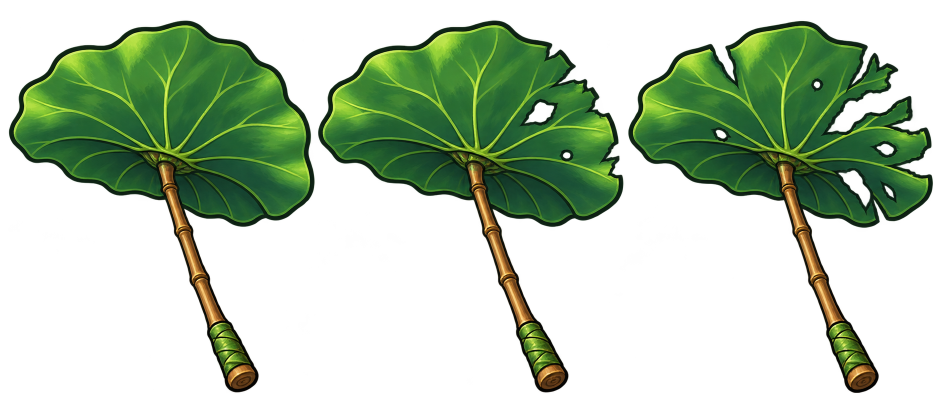
#> input picture scripts/assets/lotus_parasol_source.png, 1881 x 836 px (shown at 1/2 size)
$ python generate_waterside_fourth_assets.py
#> lines starting #> are read from the running program, lines starting #| are printed output that depends on the picture
"""Fit ImageGen equipment to the complete classic sunflower and zombie rigs.

Only deterministic atlas extraction, sizing and first-pose card composition are
performed here. The original articulated stem, petals, face and limbs survive.
Input/output hashes are locked; reruns reject unreviewed source drift.
"""
from pathlib import Path
import argparse
import hashlib
import json
import math
import xml.etree.ElementTree as ET
from PIL import Image

ROOT = Path(__file__).resolve().parents[1]
RES = ROOT / 'build/clang-release/resources'


def generate(update_lock=False):
#> called with update_lock = False
    inputs = [ROOT / 'scripts/assets/lotus_parasol_source.png',
              ROOT / 'scripts/assets/float_sunflower_leaves_source.png',
              RES / 'reanim/Sunflower.reanim', RES / 'reanim/NormalZombie.reanim']
    outputs = []

    def save(image, relative):
        path = RES / relative
        image.save(path)
        outputs.append(path)
        return image

    def fit(image, size):
        box = image.getchannel('A').point(lambda a: 255 if a >= 128 else 0).getbbox()
        assert box, 'Empty source silhouette'
        return image.crop(box).resize(size, Image.Resampling.LANCZOS)

    atlas = Image.open(inputs[0]).convert('RGBA')
#> atlas is the input picture: PIL image 1881x836 RGBA; mean R, G, B, A 20.8, 38.4, 15.5, 88.9
    for i, name in enumerate(('intact', 'damaged', 'broken')):
        region = atlas.crop((i*atlas.width//3, 0, (i+1)*atlas.width//3, atlas.height))
        save(fit(region, (128, 154)), f'image/reanim/LotusParasol_{name}.png')
#> this loop made 3 passes
#> box in fit on passes 1 to 3: (18, 41, 627, 785), (0, 41, 620, 785), (3, 42, 612, 786)
#> pass 1, in generate, `region = atlas.crop((i*atlas.width//3, 0, (i+1)*atlas.width//3, atlas...`:
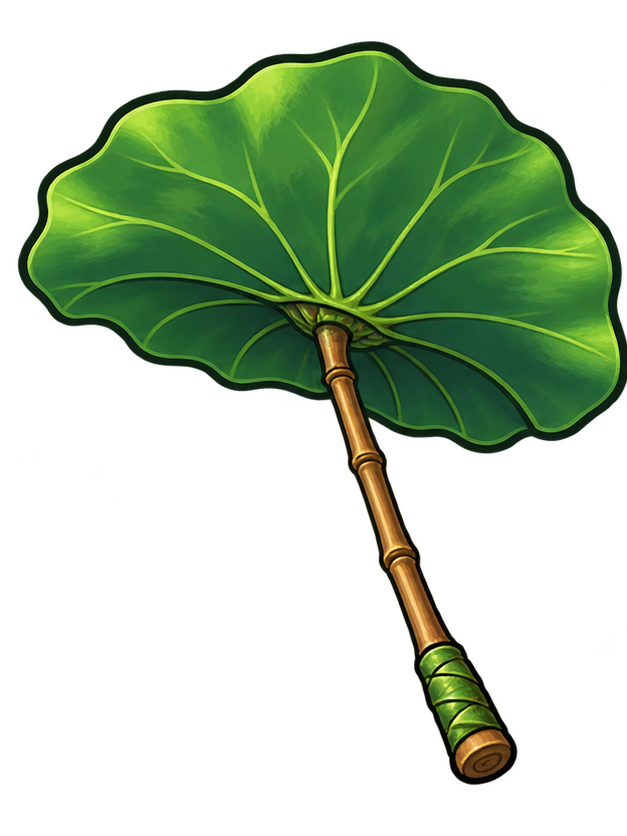
#> region: PIL image 627x836 RGBA; mean R, G, B, A 22.3, 40.9, 16.4, 92; transparent parts drawn white
#> pass 1, in save, `image.save(path)`:
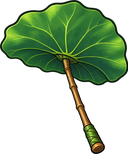
#> saved as LotusParasol_intact.png: PIL image 128x154 RGBA; mean R, G, B, A 25.9, 47.3, 18.9, 106.5; transparent parts drawn white
#> pass 2, in generate, `region = atlas.crop((i*atlas.width//3, 0, (i+1)*atlas.width//3, atlas...`:
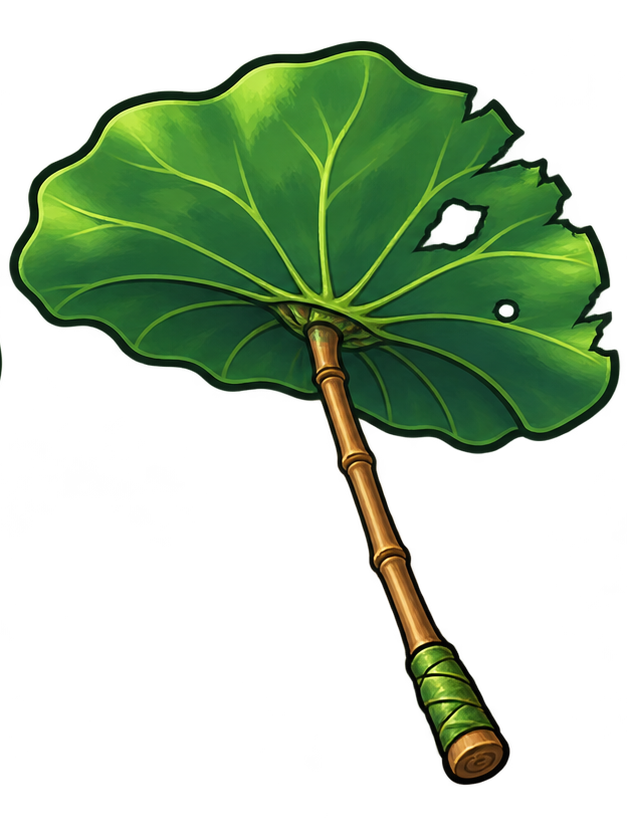
#> region: PIL image 627x836 RGBA; mean R, G, B, A 21.1, 39, 15.7, 89.8; transparent parts drawn white
#> pass 2, in save (call 2), `image.save(path)`:
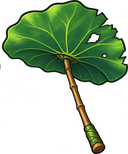
#> saved as LotusParasol_damaged.png: PIL image 128x154 RGBA; mean R, G, B, A 24.1, 44.3, 17.8, 102.2; transparent parts drawn white
#> after the loop:
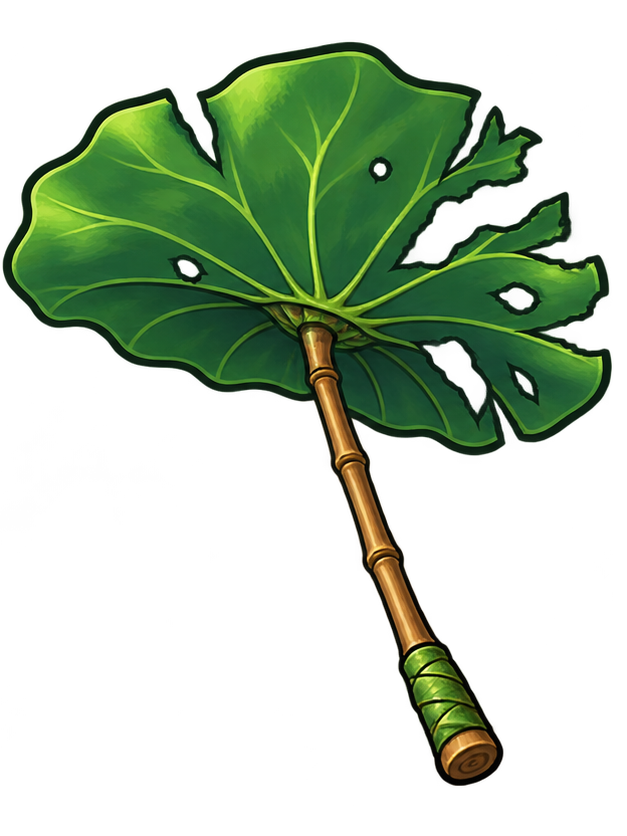
#> region: PIL image 627x836 RGBA; mean R, G, B, A 18.9, 35.3, 14.3, 85; transparent parts drawn white
    leaf = save(fit(Image.open(inputs[1]).convert('RGBA'), (160, 60)),
                'image/reanim/FloatSunflower_leaves.png')
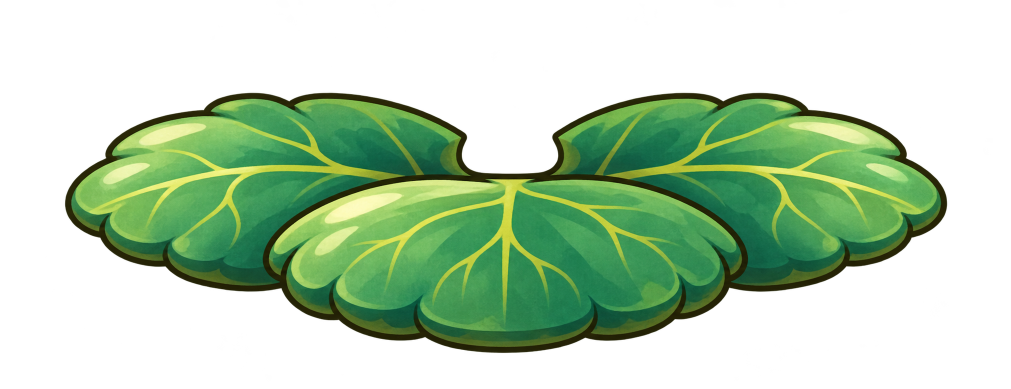
#> input picture scripts/assets/float_sunflower_leaves_source.png, 2022 x 778 px (shown at 1/2 size)
#> call 4 of fit, with size = (160, 60)
#> in fit (call 4), `box = image.getchannel('A').point(lambda a: 255 if a >= 128 else 0).ge..`: box = (130, 186, 1894, 706)
#> in fit (call 4), `return image.crop(box).resize(size, Image.Resampling.LANCZOS)`:
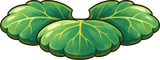
#> returned value: PIL image 160x60 RGBA; mean R, G, B, A 59.3, 103, 52.8, 177.7; transparent parts drawn white
    for source, name in [(inputs[2], 'FloatSunflower'), (inputs[3], 'LotusParasolZombie')]:
        destination = RES / f'reanim/{name}.reanim'
        destination.write_text(source.read_text(encoding='utf-8-sig'), encoding='utf-8', newline='')
        outputs.append(destination)
#> after the loop, outputs = 4 items

    rig = ET.fromstring('<root>' + inputs[2].read_text(encoding='utf-8-sig') + '</root>')
    hidden = {'backleaf', 'backleaf_left_tip', 'backleaf_right_tip',
              'frontleaf', 'frontleaf_left_tip', 'frontleaf_right_tip'}
    canvas = Image.new('RGBA', (720, 560))
    sprites = {p.stem.lower(): p for p in (RES / 'image/reanim').iterdir()
               if p.suffix.lower() in ('.png', '.jpg')}

    def composite(sprite, x, y, sx, sy, kx, ky):
        a, b = sx*math.cos(math.radians(kx))*4, -sy*math.sin(math.radians(ky))*4
        c, d = sx*math.sin(math.radians(kx))*4, sy*math.cos(math.radians(ky))*4
        det, tx, ty = a*d-b*c, x*4+160, y*4+110
        inv = (d/det, -b/det, (b*ty-d*tx)/det, -c/det, a/det, (c*tx-a*ty)/det)
        canvas.alpha_composite(sprite.transform(canvas.size, Image.Transform.AFFINE, inv, Image.Resampling.BICUBIC))

    for track in rig.findall('track'):
        frame = track.find('t')
        key = frame.findtext('i') if frame is not None else None
        if not key or track.findtext('name') in hidden or frame.findtext('f') == '-1':
            continue
        path = sprites[key.removeprefix('IMAGE_REANIM_').lower()]
        inputs.append(path)
        sprite = Image.open(path).convert('RGBA')
        if path.suffix.lower() == '.jpg':
            mask = path.with_name(path.stem + '_.png')
            if mask.exists():
                inputs.append(mask)
                sprite.putalpha(Image.open(mask).convert('L'))
        x, y, sx, sy, kx, ky = [float(frame.findtext(k, str(v))) for k, v in
                               [('x', 0), ('y', 0), ('sx', 1), ('sy', 1), ('kx', 0), ('ky', 0)]]
        composite(sprite, x, y, sx, sy, kx, ky)
        if track.findtext('name') == 'stalk_bottom':
            composite(leaf, x-80*sx, y+14*sy, sx, sy, kx, ky)
    canvas = canvas.crop(canvas.getbbox())
    canvas.thumbnail((100, 100), Image.Resampling.LANCZOS)
    save(canvas, 'image/PlantImage/FloatSunflower.png')
    # Git may materialize reanim with CRLF; lock its UTF-8/LF content, not checkout line endings.
    hashes = {p.relative_to(ROOT).as_posix(): hashlib.sha256(
                  p.read_text(encoding='utf-8-sig').encode('utf-8') if p.suffix == '.reanim' else p.read_bytes()).hexdigest()
              for p in inputs + outputs}
    lock = Path(__file__).with_suffix('.sha256.json')
    if lock.exists() and json.loads(lock.read_text()) != hashes and not update_lock:
        raise RuntimeError('Source/output hash drift; review before --update-lock')
    lock.write_text(json.dumps(hashes, indent=2)+'\n', encoding='utf-8')
    print(f'Generated {len(outputs)} runtime assets; source/output hashes locked.')


if __name__ == '__main__':
    parser = argparse.ArgumentParser()
    parser.add_argument('--update-lock', action='store_true')
#> (the run stopped early here; a loop or call above may not have finished)
